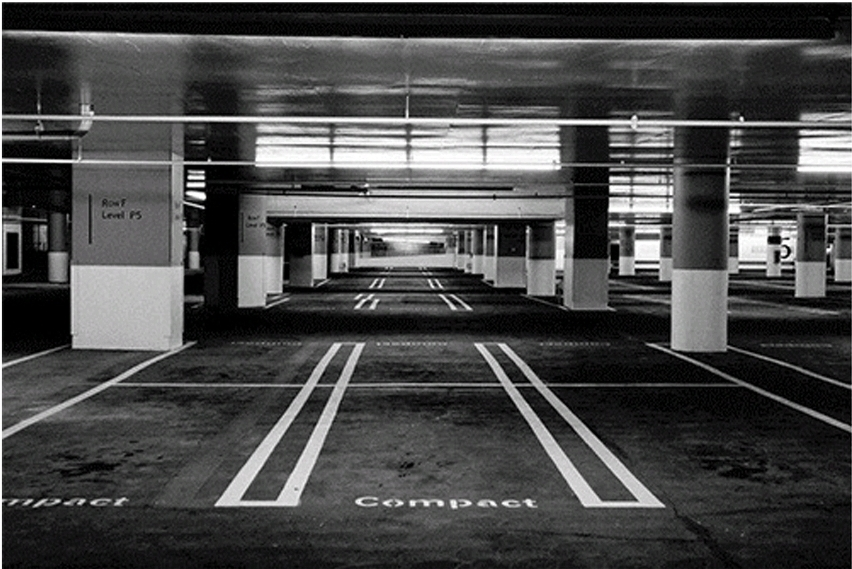
#> input picture cap07/estacionamento.jpg, 852 x 569 px, found by its file name
$ python ex31.py   (older library calls are emulated)
#> lines starting #> are read from the running program, lines starting #| are printed output that depends on the picture
#pagina 127
import cv2
#adaptado para rodar no google colab
from google.colab.patches import cv2_imshow

imgOriginal = cv2.imread("/content/estacionamento.jpg", 0)
#> imgOriginal: shape (569, 852); min 0, max 255, mean 72.1
imgTratada = cv2.Laplacian(imgOriginal, cv2.CV_8U)
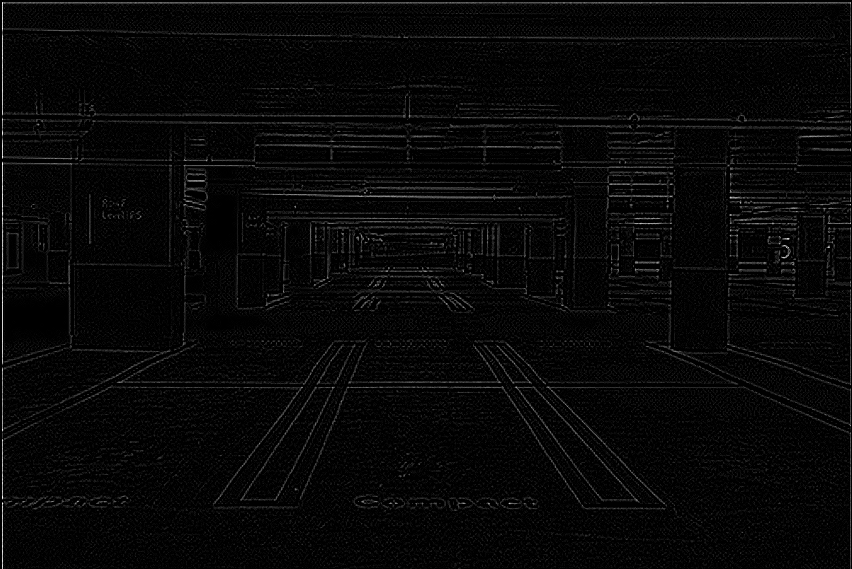
#> imgTratada: shape (569, 852); min 0, max 255, mean 7.6

cv2_imshow(imgOriginal)
cv2_imshow(imgTratada)

cv2.waitKey(0)
cv2.destroyAllWindows()

$ run again, with cap07/lua.jpg copied over cap07/estacionamento.jpg
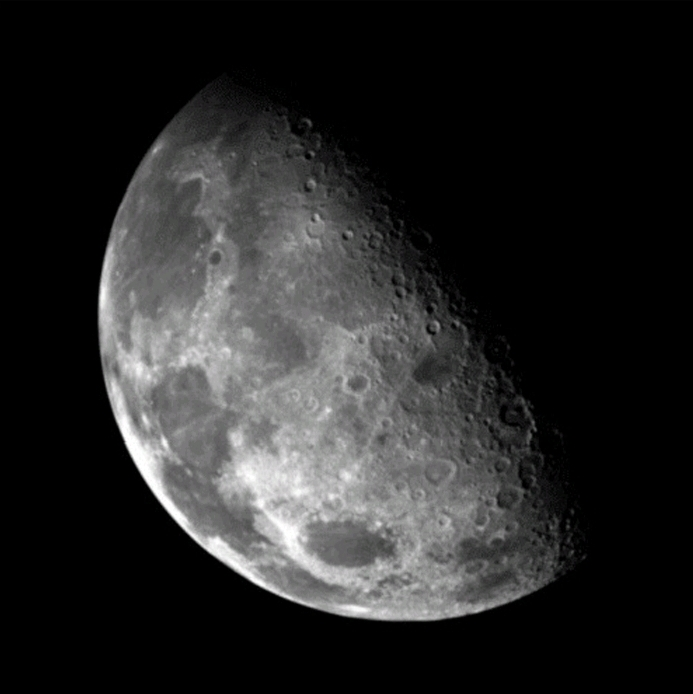
#> input picture cap07/lua.jpg, 693 x 694 px, found by its file name
#> `imgTratada = cv2.Laplacian(imgOriginal, cv2.CV_8U)`:
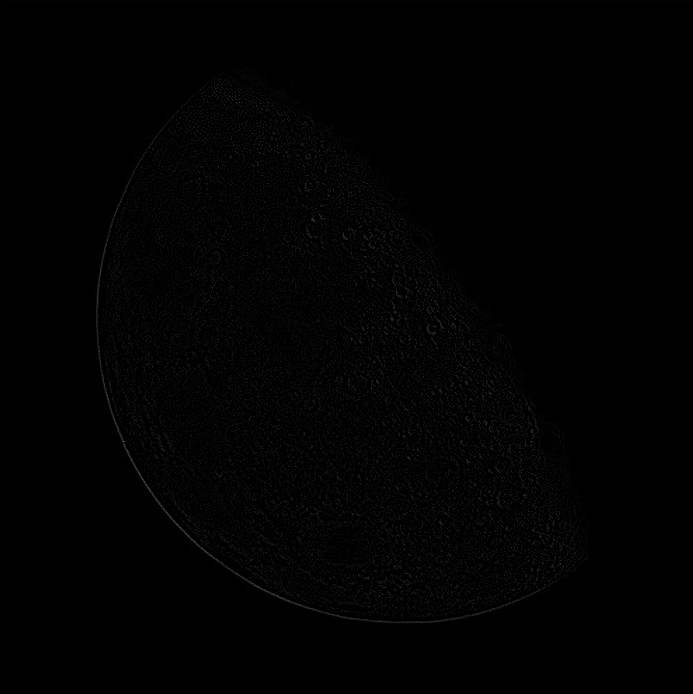
#> imgTratada: shape (694, 693); min 0, max 86, mean 1.6

$ run again, with cap07/radiografia.jpg copied over cap07/estacionamento.jpg
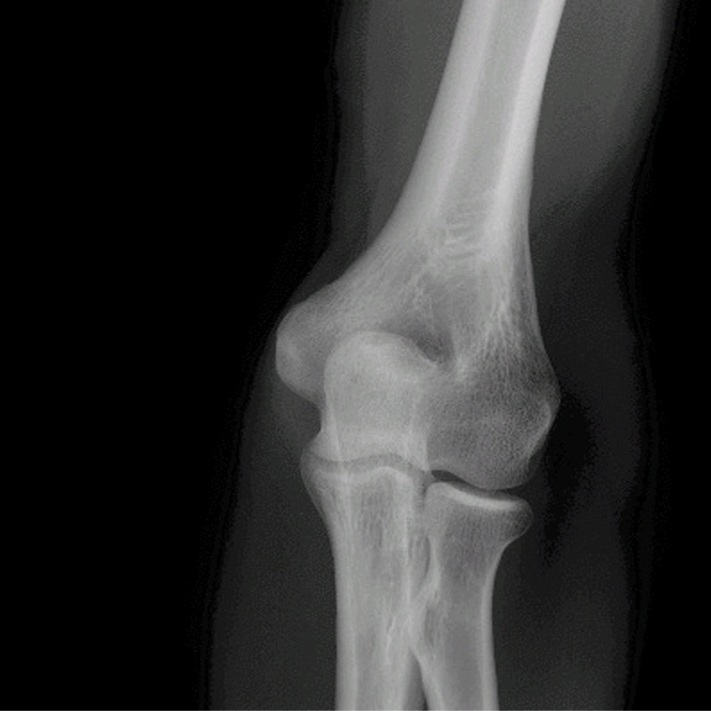
#> input picture cap07/radiografia.jpg, 711 x 711 px, found by its file name
#> `imgTratada = cv2.Laplacian(imgOriginal, cv2.CV_8U)`:
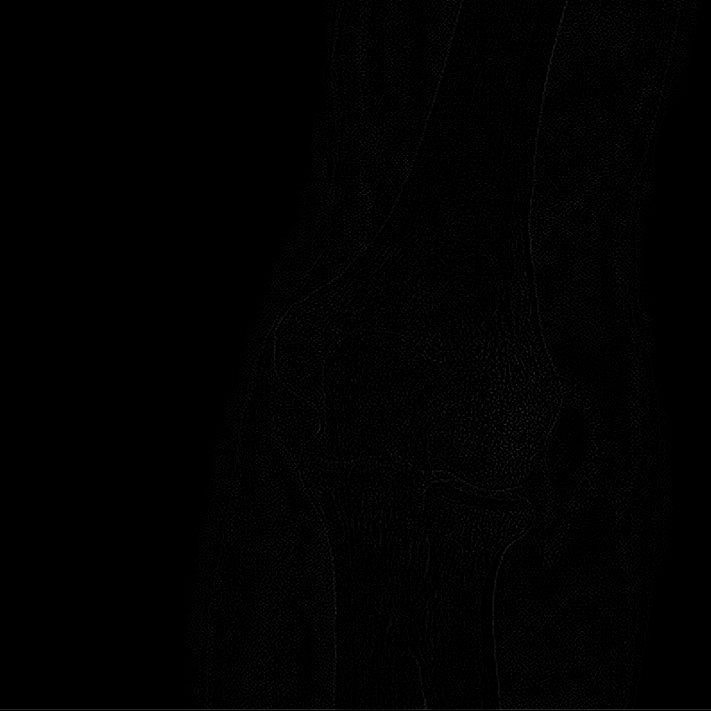
#> imgTratada: shape (711, 711); min 0, max 56, mean 1.3
